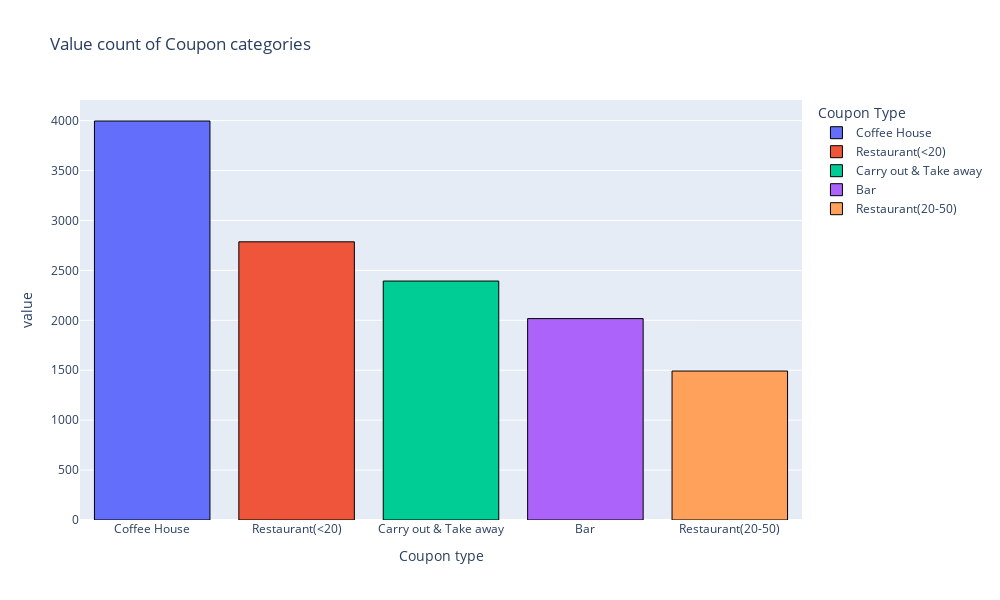

Write notebook code for a chart like this one.
### Markdown cell above
5. Use a bar plot to visualize the `coupon` column.

### Code cell
#  Visualize the coupon column using plotly

#  import plotly.express
import plotly.express as px

#  Set different plot attributes
fig = px.bar(data.coupon.value_counts(), title = 'Value count of Coupon categories', color = ['Coffee House', 'Restaurant(<20)', 'Carry out & Take away','Bar','Restaurant(20-50)'], labels = {'color':'Coupon Type'})
fig.update_layout(xaxis_title='Coupon type',width=1000,height=600)
fig.update_traces(marker=dict(line=dict(color='black',width=1)))

#  Display bar plot with the attibutes set above.
fig.show()

### Figure 1 — Plotly figure (JSON) as saved in the notebook; plotly's stock layout.template omitted (floating-point values rounded to 4 significant figures)
{"data": [{"alignmentgroup": "True", "hovertemplate": "Coupon Type=Coffee House<br>coupon=%{x}<br>value=%{y}<extra></extra>", "legendgroup": "Coffee House", "marker": {"color": "#636efa", "line": {"color": "black", "width": 1}, "pattern": {"shape": ""}}, "name": "Coffee House", "offsetgroup": "Coffee House", "orientation": "v", "showlegend": true, "textposition": "auto", "type": "bar", "x": ["Coffee House"], "xaxis": "x", "y": [3996], "yaxis": "y"}, {"alignmentgroup": "True", "hovertemplate": "Coupon Type=Restaurant(<20)<br>coupon=%{x}<br>value=%{y}<extra></extra>", "legendgroup": "Restaurant(<20)", "marker": {"color": "#EF553B", "line": {"color": "black", "width": 1}, "pattern": {"shape": ""}}, "name": "Restaurant(<20)", "offsetgroup": "Restaurant(<20)", "orientation": "v", "showlegend": true, "textposition": "auto", "type": "bar", "x": ["Restaurant(<20)"], "xaxis": "x", "y": [2786], "yaxis": "y"}, {"alignmentgroup": "True", "hovertemplate": "Coupon Type=Carry out & Take away<br>coupon=%{x}<br>value=%{y}<extra></extra>", "legendgroup": "Carry out & Take away", "marker": {"color": "#00cc96", "line": {"color": "black", "width": 1}, "pattern": {"shape": ""}}, "name": "Carry out & Take away", "offsetgroup": "Carry out & Take away", "orientation": "v", "showlegend": true, "textposition": "auto", "type": "bar", "x": ["Carry out & Take away"], "xaxis": "x", "y": [2393], "yaxis": "y"}, {"alignmentgroup": "True", "hovertemplate": "Coupon Type=Bar<br>coupon=%{x}<br>value=%{y}<extra></extra>", "legendgroup": "Bar", "marker": {"color": "#ab63fa", "line": {"color": "black", "width": 1}, "pattern": {"shape": ""}}, "name": "Bar", "offsetgroup": "Bar", "orientation": "v", "showlegend": true, "textposition": "auto", "type": "bar", "x": ["Bar"], "xaxis": "x", "y": [2017], "yaxis": "y"}, {"alignmentgroup": "True", "hovertemplate": "Coupon Type=Restaurant(20-50)<br>coupon=%{x}<br>value=%{y}<extra></extra>", "legendgroup": "Restaurant(20-50)", "marker": {"color": "#FFA15A", "line": {"color": "black", "width": 1}, "pattern": {"shape": ""}}, "name": "Restaurant(20-50)", "offsetgroup": "Restaurant(20-50)", "orientation": "v", "showlegend": true, "textposition": "auto", "type": "bar", "x": ["Restaurant(20-50)"], "xaxis": "x", "y": [1492], "yaxis": "y"}], "layout": {"barmode": "relative", "height": 600, "legend": {"title": {"text": "Coupon Type"}, "tracegroupgap": 0}, "title": {"text": "Value count of Coupon categories"}, "width": 1000, "xaxis": {"anchor": "y", "autorange": true, "domain": [0, 1], "range": [-0.5, 4.5], "title": {"text": "Coupon type"}, "type": "category"}, "yaxis": {"anchor": "x", "autorange": true, "domain": [0, 1], "range": [0, 4206.0], "title": {"text": "value"}, "type": "linear"}}}
